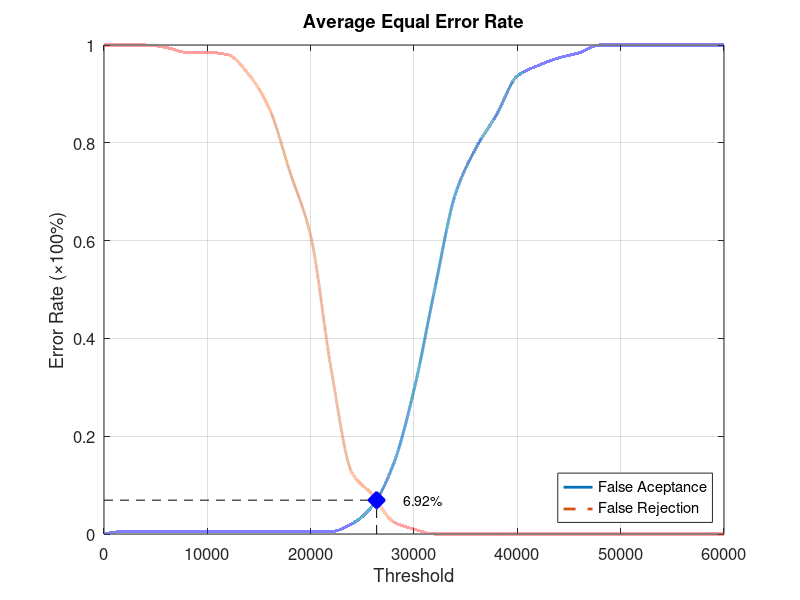
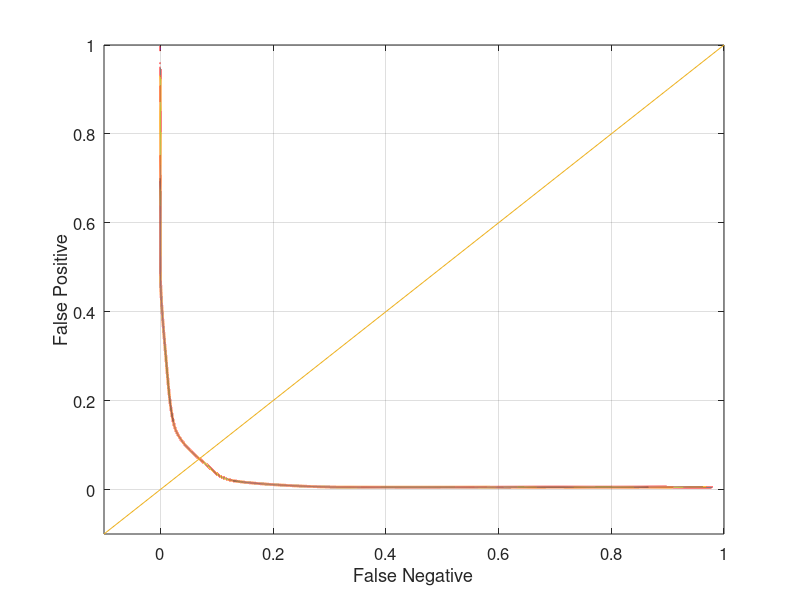

Write the MATLAB code that produced these figures, in order.
function yEER = Database2_4
close all;
clear;
clc;
x = 0:2000:60000;
xq = 0:0.5:60000;

y0 = [0 0.00526316 0.00526316 0.00526316 0.00526316 0.00526316 0.00526316 0.00526316 0.00526316 0.00526316 0.00526316 0.00526316 0.0210526 0.0578947 0.142105 0.294737 0.5 0.694737 0.789474 0.857895 0.936842 0.957895 0.973684 0.984211 1 1 1 1 1 1 1];
yy0 = interp1(x, y0, xq, 'pchip');
y1 = [1 1 1 0.995 0.985 0.985 0.98 0.94 0.87 0.74 0.61 0.335 0.125 0.08 0.025 0.01 0 0 0 0 0 0 0 0 0 0 0 0 0 0 0];
yy1 = interp1(x, y1, xq, 'pchip');

% Calculating EER: 
y2 = abs(y0 - y1);
find(y2 == min(y2))
yy2 = abs(yy0 - yy1);
xEER = find(yy2 == min(yy2));
xEERIndex = xq(xEER) % X-axis EER
yEER = yy0(xEER) % Y-axis EER

main = figure
plot(xq, yy0,'-','LineWidth', 2);	hold on
plot(xq, yy1,'--','LineWidth', 2);	hold on
plot([xEERIndex xEERIndex], [0 yEER], 'k--');	hold on
plot([0 xEERIndex], [yEER yEER], 'k--');	hold on
plot(xEERIndex, yEER, 'bx', 'LineWidth', 10);	hold on
text(xEERIndex + 10 * xEERIndex / 100, yEER, [num2str(round((10000 * yEER)) / 100) '%'])
legend('False Aceptance', 'False Rejection', 'Location', 'SouthEast')
xlabel('Threshold')
ylabel('Error Rate (\times100%)')
title('Average Equal Error Rate')
set(gca, 'FontSize', 12)
axis([0 60000 0 1])
grid on

print(main, 'Database2_4Main', '-dpng');
FNRxFPR = figure('Color', [1 1 1]);
plot(yy1, yy0, '-', yy1, yy0, 'LineWidth', 2);
hold on
y = -0.1:0.1:1
plot(y, y); 
set(gca, 'FontSize', 12)
xlabel('False Negative')
ylabel('False Positive')
axis([-0.1 1 -0.1 1])
set(gca, 'FontSize', 12)
grid on

print(FNRxFPR, 'Database2_4FNRxFPR','-dpng');
end
